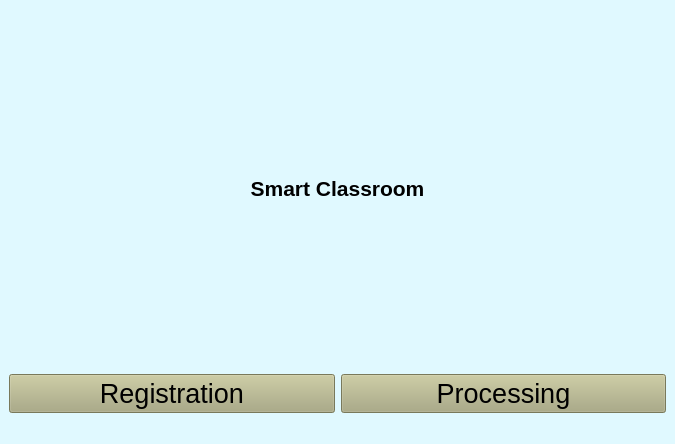
<?xml version="1.0" encoding="UTF-8"?>
<ui version="4.0">
 <class>StudentProductivityBooster</class>
 <widget class="QMainWindow" name="StudentProductivityBooster">
  <property name="geometry">
   <rect>
    <x>0</x>
    <y>0</y>
    <width>675</width>
    <height>444</height>
   </rect>
  </property>
  <property name="sizePolicy">
   <sizepolicy hsizetype="Preferred" vsizetype="Fixed">
    <horstretch>0</horstretch>
    <verstretch>0</verstretch>
   </sizepolicy>
  </property>
  <property name="windowTitle">
   <string>MainWindow</string>
  </property>
  <property name="styleSheet">
   <string notr="true">background-color: rgb(224, 249, 255);</string>
  </property>
  <property name="animated">
   <bool>true</bool>
  </property>
  <widget class="QWidget" name="centralwidget">
   <layout class="QHBoxLayout" name="horizontalLayout">
    <item>
     <layout class="QVBoxLayout" name="verticalLayout">
      <item>
       <widget class="QLabel" name="label">
        <property name="sizePolicy">
         <sizepolicy hsizetype="Minimum" vsizetype="Expanding">
          <horstretch>0</horstretch>
          <verstretch>0</verstretch>
         </sizepolicy>
        </property>
        <property name="font">
         <font>
          <pointsize>16</pointsize>
          <weight>75</weight>
          <bold>true</bold>
         </font>
        </property>
        <property name="styleSheet">
         <string notr="true"> 
background-color: rgb(224, 249, 255);</string>
        </property>
        <property name="frameShadow">
         <enum>QFrame::Plain</enum>
        </property>
        <property name="text">
         <string>Smart Classroom</string>
        </property>
        <property name="alignment">
         <set>Qt::AlignCenter</set>
        </property>
       </widget>
      </item>
      <item>
       <layout class="QHBoxLayout" name="horizontalLayout_2" stretch="0,0">
        <property name="sizeConstraint">
         <enum>QLayout::SetDefaultConstraint</enum>
        </property>
        <property name="leftMargin">
         <number>0</number>
        </property>
        <property name="topMargin">
         <number>0</number>
        </property>
        <property name="rightMargin">
         <number>0</number>
        </property>
        <property name="bottomMargin">
         <number>0</number>
        </property>
        <item>
         <widget class="QPushButton" name="btn_registration">
          <property name="sizePolicy">
           <sizepolicy hsizetype="Minimum" vsizetype="Maximum">
            <horstretch>0</horstretch>
            <verstretch>0</verstretch>
           </sizepolicy>
          </property>
          <property name="font">
           <font>
            <pointsize>20</pointsize>
           </font>
          </property>
          <property name="styleSheet">
           <string notr="true"> 
background-color: rgb(170, 170, 127);</string>
          </property>
          <property name="text">
           <string>Registration</string>
          </property>
         </widget>
        </item>
        <item>
         <widget class="QPushButton" name="btn_processing">
          <property name="sizePolicy">
           <sizepolicy hsizetype="Minimum" vsizetype="Maximum">
            <horstretch>0</horstretch>
            <verstretch>0</verstretch>
           </sizepolicy>
          </property>
          <property name="font">
           <font>
            <pointsize>20</pointsize>
           </font>
          </property>
          <property name="styleSheet">
           <string notr="true">background-color: rgb(3, 201, 255);
background-color: rgb(170, 170, 127);</string>
          </property>
          <property name="text">
           <string>Processing</string>
          </property>
         </widget>
        </item>
       </layout>
      </item>
     </layout>
    </item>
   </layout>
  </widget>
  <widget class="QMenuBar" name="menubar">
   <property name="geometry">
    <rect>
     <x>0</x>
     <y>0</y>
     <width>675</width>
     <height>21</height>
    </rect>
   </property>
  </widget>
  <widget class="QStatusBar" name="statusbar"/>
 </widget>
 <resources/>
 <connections/>
</ui>
